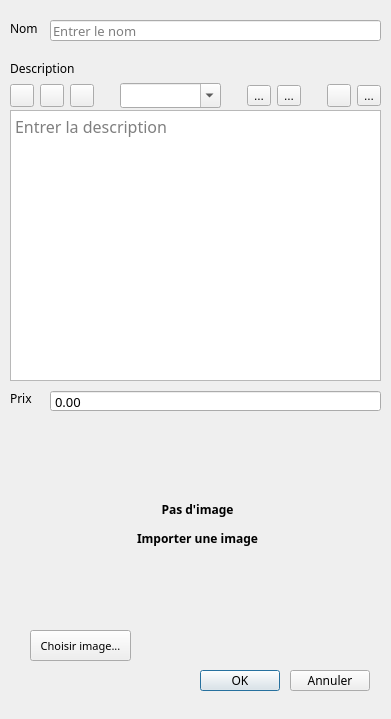
<?xml version="1.0" encoding="UTF-8"?>
<ui version="4.0">
 <class>editLocation</class>
 <widget class="QDialog" name="editLocation">
  <property name="geometry">
   <rect>
    <x>0</x>
    <y>0</y>
    <width>391</width>
    <height>719</height>
   </rect>
  </property>
  <property name="windowTitle">
   <string>Ajouter Location - Rambolitalents Manager</string>
  </property>
  <property name="windowIcon">
   <iconset>
    <normaloff>../build-rambolitalentsManager-Desktop_Qt_5_9_6_MinGW_32bit-Debug/images/icon.png</normaloff>../build-rambolitalentsManager-Desktop_Qt_5_9_6_MinGW_32bit-Debug/images/icon.png</iconset>
  </property>
  <property name="sizeGripEnabled">
   <bool>false</bool>
  </property>
  <property name="modal">
   <bool>true</bool>
  </property>
  <widget class="QLabel" name="nameLabel">
   <property name="geometry">
    <rect>
     <x>10</x>
     <y>20</y>
     <width>47</width>
     <height>16</height>
    </rect>
   </property>
   <property name="font">
    <font>
     <family>Gill Sans MT</family>
    </font>
   </property>
   <property name="text">
    <string>&lt;html&gt;&lt;head/&gt;&lt;body&gt;&lt;p&gt;&lt;span style=&quot; font-size:9pt;&quot;&gt;Nom&lt;/span&gt;&lt;/p&gt;&lt;/body&gt;&lt;/html&gt;</string>
   </property>
  </widget>
  <widget class="QLineEdit" name="name">
   <property name="geometry">
    <rect>
     <x>50</x>
     <y>20</y>
     <width>331</width>
     <height>21</height>
    </rect>
   </property>
   <property name="font">
    <font>
     <family>Gill Sans MT</family>
     <pointsize>10</pointsize>
    </font>
   </property>
   <property name="placeholderText">
    <string>Entrer le nom</string>
   </property>
  </widget>
  <widget class="QLabel" name="descLabel">
   <property name="geometry">
    <rect>
     <x>10</x>
     <y>60</y>
     <width>71</width>
     <height>16</height>
    </rect>
   </property>
   <property name="font">
    <font>
     <family>Gill Sans MT</family>
    </font>
   </property>
   <property name="text">
    <string>&lt;html&gt;&lt;head/&gt;&lt;body&gt;&lt;p&gt;&lt;span style=&quot; font-size:9pt;&quot;&gt;Description&lt;/span&gt;&lt;/p&gt;&lt;/body&gt;&lt;/html&gt;</string>
   </property>
  </widget>
  <widget class="MTextEdit" name="description">
   <property name="geometry">
    <rect>
     <x>10</x>
     <y>110</y>
     <width>371</width>
     <height>271</height>
    </rect>
   </property>
   <property name="font">
    <font>
     <family>Gill Sans MT</family>
     <pointsize>12</pointsize>
    </font>
   </property>
   <property name="acceptRichText">
    <bool>true</bool>
   </property>
   <property name="placeholderText">
    <string>Entrer la description</string>
   </property>
  </widget>
  <widget class="QLabel" name="prixLabel">
   <property name="geometry">
    <rect>
     <x>10</x>
     <y>390</y>
     <width>71</width>
     <height>16</height>
    </rect>
   </property>
   <property name="font">
    <font>
     <family>Gill Sans MT</family>
    </font>
   </property>
   <property name="text">
    <string>&lt;html&gt;&lt;head/&gt;&lt;body&gt;&lt;p&gt;&lt;span style=&quot; font-size:9pt;&quot;&gt;Prix&lt;/span&gt;&lt;/p&gt;&lt;/body&gt;&lt;/html&gt;</string>
   </property>
  </widget>
  <widget class="QLabel" name="imageLabel">
   <property name="geometry">
    <rect>
     <x>30</x>
     <y>430</y>
     <width>335</width>
     <height>189</height>
    </rect>
   </property>
   <property name="font">
    <font>
     <family>Gill Sans MT</family>
     <weight>75</weight>
     <bold>true</bold>
    </font>
   </property>
   <property name="text">
    <string>&lt;html&gt;&lt;head/&gt;&lt;body&gt;&lt;p align=&quot;center&quot;&gt;&lt;span style=&quot; font-size:9pt;&quot;&gt;Pas d'image&lt;/span&gt;&lt;/p&gt;&lt;p align=&quot;center&quot;&gt;&lt;span style=&quot; font-size:9pt;&quot;&gt;Importer une image&lt;/span&gt;&lt;/p&gt;&lt;/body&gt;&lt;/html&gt;</string>
   </property>
  </widget>
  <widget class="QPushButton" name="importImage">
   <property name="geometry">
    <rect>
     <x>30</x>
     <y>630</y>
     <width>101</width>
     <height>31</height>
    </rect>
   </property>
   <property name="font">
    <font>
     <family>Gill Sans MT</family>
     <pointsize>8</pointsize>
    </font>
   </property>
   <property name="text">
    <string>Choisir image...</string>
   </property>
  </widget>
  <widget class="QPushButton" name="ok">
   <property name="geometry">
    <rect>
     <x>200</x>
     <y>670</y>
     <width>80</width>
     <height>21</height>
    </rect>
   </property>
   <property name="font">
    <font>
     <family>Gill Sans MT</family>
    </font>
   </property>
   <property name="text">
    <string>OK</string>
   </property>
   <property name="icon">
    <iconset>
     <normaloff>../build-rambolitalentsManager-Desktop_Qt_5_9_6_MinGW_32bit-Debug/images/okIcon.png</normaloff>../build-rambolitalentsManager-Desktop_Qt_5_9_6_MinGW_32bit-Debug/images/okIcon.png</iconset>
   </property>
   <property name="default">
    <bool>true</bool>
   </property>
  </widget>
  <widget class="QPushButton" name="cancel">
   <property name="geometry">
    <rect>
     <x>290</x>
     <y>670</y>
     <width>80</width>
     <height>21</height>
    </rect>
   </property>
   <property name="font">
    <font>
     <family>Gill Sans MT</family>
    </font>
   </property>
   <property name="text">
    <string>Annuler</string>
   </property>
   <property name="icon">
    <iconset>
     <normaloff>../build-rambolitalentsManager-Desktop_Qt_5_9_6_MinGW_32bit-Debug/images/deleteIcon.png</normaloff>../build-rambolitalentsManager-Desktop_Qt_5_9_6_MinGW_32bit-Debug/images/deleteIcon.png</iconset>
   </property>
  </widget>
  <widget class="QDoubleSpinBox" name="prix">
   <property name="geometry">
    <rect>
     <x>50</x>
     <y>390</y>
     <width>331</width>
     <height>22</height>
    </rect>
   </property>
   <property name="font">
    <font>
     <family>Gill Sans MT</family>
     <pointsize>10</pointsize>
    </font>
   </property>
   <property name="frame">
    <bool>true</bool>
   </property>
   <property name="buttonSymbols">
    <enum>QAbstractSpinBox::NoButtons</enum>
   </property>
  </widget>
  <widget class="QWidget" name="horizontalLayoutWidget">
   <property name="geometry">
    <rect>
     <x>10</x>
     <y>80</y>
     <width>371</width>
     <height>31</height>
    </rect>
   </property>
   <layout class="QHBoxLayout" name="toolbar">
    <item>
     <widget class="QToolButton" name="underline">
      <property name="text">
       <string/>
      </property>
      <property name="icon">
       <iconset>
        <normaloff>../build-rambolitalentsManager-Desktop_Qt_5_9_6_MinGW_32bit-Debug/images/underline.png</normaloff>../build-rambolitalentsManager-Desktop_Qt_5_9_6_MinGW_32bit-Debug/images/underline.png</iconset>
      </property>
      <property name="shortcut">
       <string/>
      </property>
     </widget>
    </item>
    <item>
     <widget class="QToolButton" name="bold">
      <property name="text">
       <string/>
      </property>
      <property name="icon">
       <iconset>
        <normaloff>../build-rambolitalentsManager-Desktop_Qt_5_9_6_MinGW_32bit-Debug/images/bold.png</normaloff>../build-rambolitalentsManager-Desktop_Qt_5_9_6_MinGW_32bit-Debug/images/bold.png</iconset>
      </property>
     </widget>
    </item>
    <item>
     <widget class="QToolButton" name="italiic">
      <property name="text">
       <string/>
      </property>
      <property name="icon">
       <iconset>
        <normaloff>../build-rambolitalentsManager-Desktop_Qt_5_9_6_MinGW_32bit-Debug/images/italic.png</normaloff>../build-rambolitalentsManager-Desktop_Qt_5_9_6_MinGW_32bit-Debug/images/italic.png</iconset>
      </property>
     </widget>
    </item>
    <item>
     <spacer name="verticalSpacer">
      <property name="orientation">
       <enum>Qt::Vertical</enum>
      </property>
      <property name="sizeHint" stdset="0">
       <size>
        <width>20</width>
        <height>40</height>
       </size>
      </property>
     </spacer>
    </item>
    <item>
     <widget class="QComboBox" name="textSize">
      <property name="font">
       <font>
        <family>Gill Sans MT</family>
       </font>
      </property>
      <property name="editable">
       <bool>true</bool>
      </property>
     </widget>
    </item>
    <item>
     <spacer name="verticalSpacer_3">
      <property name="orientation">
       <enum>Qt::Vertical</enum>
      </property>
      <property name="sizeHint" stdset="0">
       <size>
        <width>20</width>
        <height>40</height>
       </size>
      </property>
     </spacer>
    </item>
    <item>
     <widget class="QToolButton" name="list">
      <property name="text">
       <string>...</string>
      </property>
      <property name="icon">
       <iconset>
        <normaloff>../build-rambolitalentsManager-Desktop_Qt_5_9_6_MinGW_32bit-Debug/images/list.png</normaloff>../build-rambolitalentsManager-Desktop_Qt_5_9_6_MinGW_32bit-Debug/images/list.png</iconset>
      </property>
     </widget>
    </item>
    <item>
     <widget class="QToolButton" name="listnumber">
      <property name="text">
       <string>...</string>
      </property>
      <property name="icon">
       <iconset>
        <normaloff>../build-rambolitalentsManager-Desktop_Qt_5_9_6_MinGW_32bit-Debug/images/listn.png</normaloff>../build-rambolitalentsManager-Desktop_Qt_5_9_6_MinGW_32bit-Debug/images/listn.png</iconset>
      </property>
     </widget>
    </item>
    <item>
     <spacer name="verticalSpacer_2">
      <property name="orientation">
       <enum>Qt::Vertical</enum>
      </property>
      <property name="sizeHint" stdset="0">
       <size>
        <width>20</width>
        <height>40</height>
       </size>
      </property>
     </spacer>
    </item>
    <item>
     <widget class="QToolButton" name="link">
      <property name="text">
       <string/>
      </property>
      <property name="icon">
       <iconset>
        <normaloff>../build-rambolitalentsManager-Desktop_Qt_5_9_6_MinGW_32bit-Debug/images/link.png</normaloff>../build-rambolitalentsManager-Desktop_Qt_5_9_6_MinGW_32bit-Debug/images/link.png</iconset>
      </property>
      <property name="checkable">
       <bool>true</bool>
      </property>
      <property name="checked">
       <bool>false</bool>
      </property>
     </widget>
    </item>
    <item>
     <widget class="QToolButton" name="color">
      <property name="text">
       <string>...</string>
      </property>
      <property name="icon">
       <iconset>
        <normaloff>../build-rambolitalentsManager-Desktop_Qt_5_9_6_MinGW_32bit-Debug/images/setColor.png</normaloff>../build-rambolitalentsManager-Desktop_Qt_5_9_6_MinGW_32bit-Debug/images/setColor.png</iconset>
      </property>
     </widget>
    </item>
   </layout>
  </widget>
 </widget>
 <customwidgets>
  <customwidget>
   <class>MTextEdit</class>
   <extends>QTextEdit</extends>
   <header>mtextedit.h</header>
  </customwidget>
 </customwidgets>
 <resources/>
 <connections/>
</ui>
